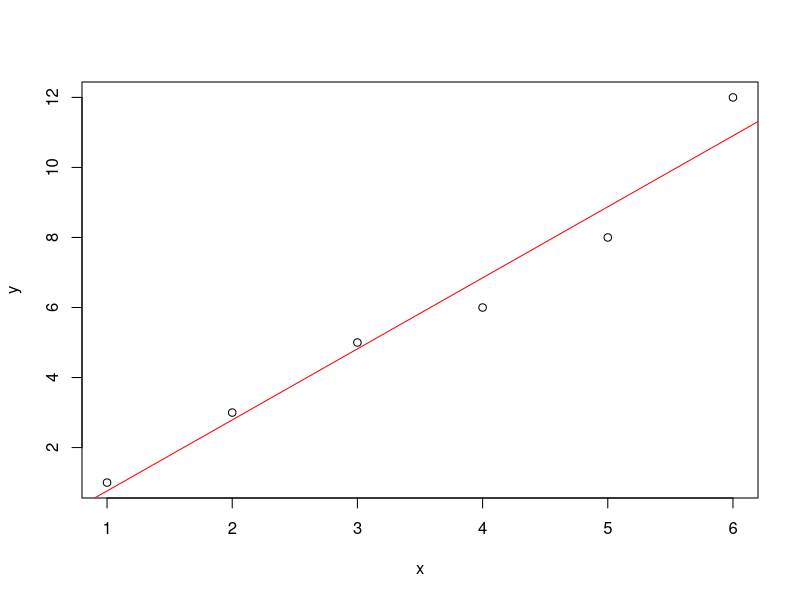

Generate this figure with R:
dat=data.frame(x=c(1,2,3,4,5,6), 
               y=c(1,3,5,6,8,12))

min.RSS <- function(data, par) {
  with(data, sum((par[1] + par[2] * x - y)^2))
}

result <- optim(par = c(0, 1), min.RSS, data = dat)
print(result)
plot(y ~ x, data = dat)
abline(a = result$par[1], b = result$par[2], col = "red")
print(lm(y ~ x, data = dat))